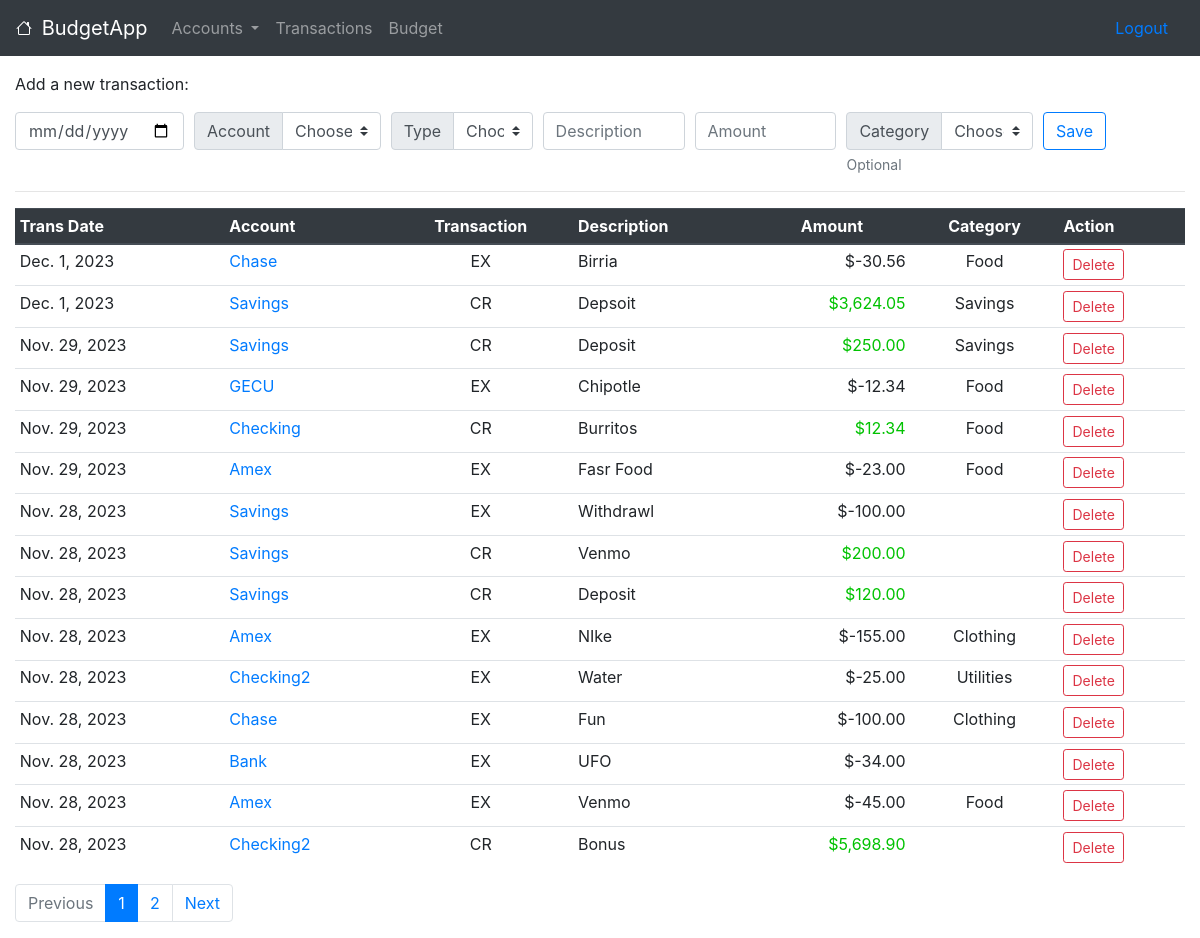
The page /transactions/1/ (signed in) on the database its author committed.
### budgets/models.py (models this page shows, shortened)
class Transaction(models.Model):
    EXPENSE = 'EX'
    CREDIT = 'CR'
    TRANS_CHOICES = [
        (EXPENSE, 'Expense'),
        (CREDIT, 'Credit'),
    ]
    account = models.ForeignKey(Account, on_delete=models.CASCADE)
    date_added = models.DateTimeField(auto_now_add=True)
    text = models.CharField(max_length=50)
    transaction_date = models.DateField()
    amount = models.DecimalField(max_digits=11, decimal_places=2)
    type = models.CharField(max_length=3, choices=TRANS_CHOICES)
    category = models.CharField(max_length=50, choices=Budget.CATEGORY_CHOICES, blank=True, null=True)
    cleared = models.BooleanField(default=False)

class Account(models.Model):
    CREDIT_CARD = "CC"
    BANK_ACCOUNT = "BA"
    ACCOUNT_TYPE_CHOICES = [
        (CREDIT_CARD, "Credit Card"),
        (BANK_ACCOUNT, "Bank Account"),
    ]
    owner = models.ForeignKey(User, on_delete=models.CASCADE)
    nickname = models.CharField(max_length=25)
    balance = models.DecimalField(max_digits=11, decimal_places=2, default=0.00)
    type = models.CharField(max_length=2, choices=ACCOUNT_TYPE_CHOICES, default=BANK_ACCOUNT)

### budgets/views.py (the view, shortened to what this page needs)
# urls.py: path('transactions/<int:id>/', views.transactions, name='transactions'),
@login_required
def transactions(request, id):
    context = {}
    print(request.POST)
    if id != request.user.id:
        raise Http404
    accounts = Account.objects.filter(owner=id).order_by('nickname')
    user_transactions = Transaction.objects.filter(account__owner=id).order_by('-transaction_date', '-date_added')
    context["transactions"] = user_transactions
    paginator = Paginator(user_transactions, 15)
    page_number = request.GET.get("page")
    page_obj = paginator.get_page(page_number)
    context["page_obj"] = page_obj
    context["accounts"] = accounts
    context["categories"] = sorted(Budget.CATEGORY_CHOICES)
    context["type_list"] = sorted(Transaction.TRANS_CHOICES)
    return render(request, 'budgets/transactions.html', context)

### budgets/templates/budgets/transactions.html (shortened to what this page needs)
{% extends 'budgets/base.html' %}
{% load humanize %}
{% block content %}
<p>Add a new transaction:</p>
<div>
    {% include "budgets/new_transaction.html" with accounts=accounts type_list=type_list categories=categories %}
</div>
<hr/>
<div>
    {% include "budgets/list_transactions.html" with page_obj=page_obj transaction=transaction %}
</div>
<div>
    {% include "budgets/pagination.html" with page_obj=page_obj %}
</div>
{% endblock %}

### budgets/templates/budgets/list_transactions.html (shortened to what this page needs)
{% load humanize %}
<table class="table table-hover table-sm">
    <thead class="thead-dark">
      <tr>
        <th scope="col">Trans Date</th>
        <th scope="col">Account</th>
        <th scope="col" class='text-center'>Transaction</th>
        <th scope="col">Description</th>
        <th scope="col" class="text-center">Amount</th>
        <th scope="col"class="text-center">Category</th>
        <th scope="col" class="text-justify">Action</th>
      </tr>
    </thead>
    <tbody>
        {% for transaction in page_obj %}
            <tr>
                <td>{{ transaction.transaction_date }}</td>
                <td><a href={% url 'budgets:account' id=transaction.account.id %}>{{ transaction.account.nickname }}</a></td>
                <td class='text-center'>{{ transaction.type }}</td>
                <td>{{ transaction.text }}</td>
                {% if transaction.type == 'EX' %}
                    <td class='text-right'>
                    $-{{ transaction.amount|intcomma }}
                    </td>
                {% else %}
                    <td class='text-right' style="color: #00C200;">
                    ${{ transaction.amount|intcomma }}
                    </td>
                {% endif %}
                <td class="text-center">{{ transaction.category|default:"" }}</td>
                <td class="text-justify">
                    <form method="POST">
                        <button type="submit" class="btn btn-outline-danger btn-sm" name="DelTrans" value="{{transaction.id}}">Delete</button>
                    </form>
                </td>
            </tr>
        {% empty %}
            <tr>
                <td colspan='7'>Add your first transaction above.</td>
            </tr>
        {% endfor %}
    </tbody>
</table>

### rows shown on the page
Transaction: {{ transaction.id }} 79 (drawn)
Transaction: {{ transaction.id }} 78 (drawn)
Transaction: {{ transaction.id }} 77 (drawn)
Transaction: {{ transaction.id }} 75 (drawn)
Transaction: {{ transaction.id }} 74 (drawn)
Transaction: {{ transaction.id }} 73 (drawn)
Transaction: {{ transaction.id }} 68 (drawn)
Transaction: {{ transaction.id }} 67 (drawn)
Transaction: {{ transaction.id }} 66 (drawn)
Transaction: {{ transaction.id }} 64 (drawn)
Transaction: {{ transaction.id }} 62 (drawn)
Transaction: {{ transaction.id }} 60 (drawn)
Transaction: {{ transaction.id }} 57 (drawn)
Transaction: {{ transaction.id }} 51 (drawn)
Transaction: {{ transaction.id }} 49 (drawn)

### other values the page prints
{{ page_obj.number }} "1"
{{ page_obj.next_page_number }} "2"
